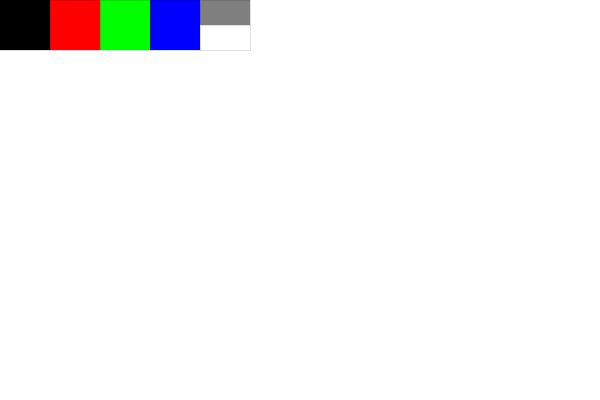
Frame 1 (no input)
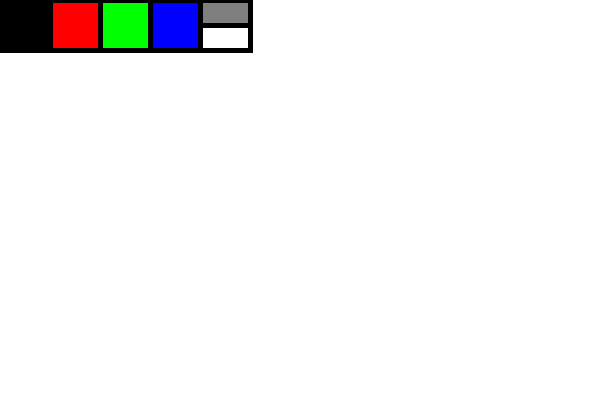
Frame 60 (the mouse pressed at the canvas centre just before this capture)
Frame 120 (the mouse held since frame 60 and released just before this capture): identical to frame 60, image omitted

The Processing sketch that drew these frames (run headless with seeded random() and noise(); from frame 60 on, the mouse is pressed at the canvas centre):

// Processing sketch: processing_47939
// ── processing_47939.pde

int color1=0;
int color2=0;
int color3=0;

int brushSize=5;

void setup(){
  size(600,400);
  background(255);
  smooth();
  strokeWeight(0);
}

void draw(){
  ellipseMode(CENTER);
  fill(0);
  rectMode(CENTER);
  rect(25,25,50,50);
  fill(255,0,0);
  rect(75,25,50,50);
  fill(0,255,0);
  rect(125,25,50,50);
  fill(0,0,255);
  rect(175,25,50,50);
  fill(127);
  rect(225,12.5,50,25);
  fill(255);
  rect(225,37.5,50,25);
  
  if (mousePressed&&(mouseButton==LEFT)){
    if (mouseX>=0&&mouseX<=50&&mouseY>=0&&mouseY<=50){
      color1=0;
      color2=0;
      color3=0;
    }
    else if(mouseX>=50&&mouseX<=100&&mouseY>=0&&mouseY<=50){
      color1=255;
      color2=0;
      color3=0;
    }
    else if(mouseX>=100&&mouseX<=150&&mouseY>=0&&mouseY<=50){
      color1=0;
      color2=255;
      color3=0;
    }
    else if(mouseX>=150&&mouseX<=200&&mouseY>=0&&mouseY<=50){
      color1=0;
      color2=0;
      color3=255;
    }
    else if(mouseX>=200&&mouseX<=250&&mouseY>=0&&mouseY<=25){
      if (brushSize>=11){
        brushSize=10;
      }
      brushSize++;
    }
    else if(mouseX>=200&&mouseX<=250&&mouseY>=25&&mouseY<=50){
      if (brushSize<=2){
        brushSize=3;
      }
      brushSize--;
    }else{
    //fill(color1,color2,color3);
    //ellipse(mouseX,mouseY,brushSize,brushSize);
    
    line(mouseX,mouseY,pmouseX,pmouseY);
    }
  }
  stroke(color1,color2,color3);
  strokeWeight(brushSize);
}
